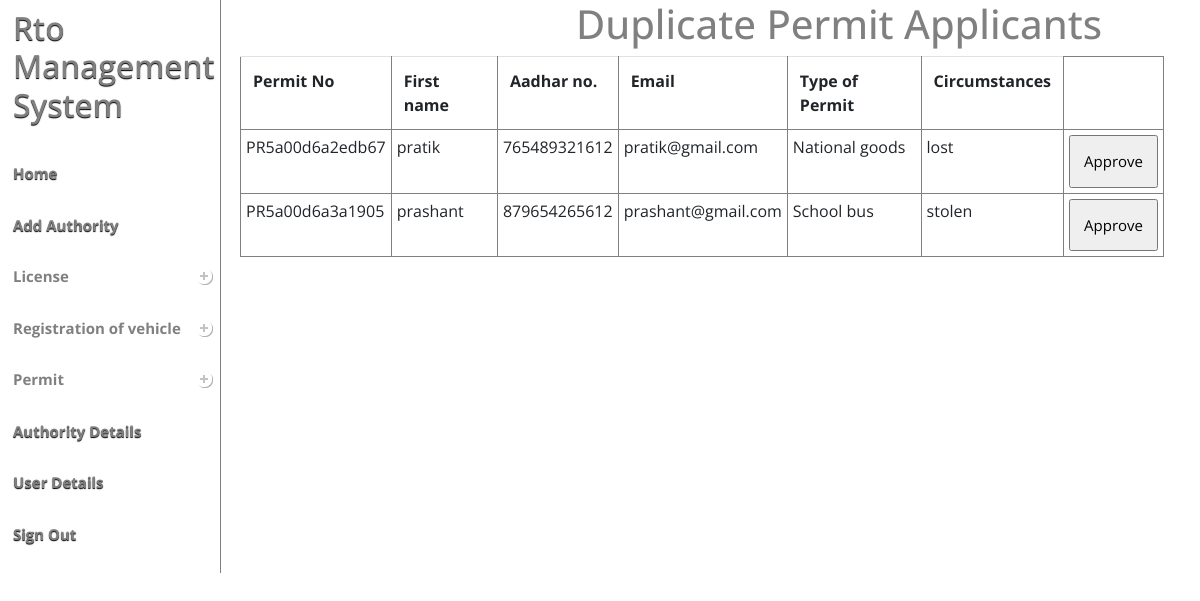
The page /rto_mng_system1/rto_mng_system1/admin/duplicate_permit.php on the database its author committed.
### tables this page shows
CREATE TABLE `permit_result` (
  `P_id` int(11) NOT NULL,
  `U_id` int(11) NOT NULL,
  `reg_no` text NOT NULL,
  `Engine_no` bigint(11) NOT NULL,
  `p_no` text NOT NULL,
  `A_id` int(11) NOT NULL
);

CREATE TABLE `user` (
  `U_id` int(11) NOT NULL,
  `Name` text NOT NULL,
  `email` varchar(20) NOT NULL,
  `Address` text NOT NULL,
  `Aadharno` bigint(11) NOT NULL,
  `Gender` tinyint(1) NOT NULL,
  `Contact` bigint(10) NOT NULL
);

### rto_mng_system1/rto_mng_system1/admin/duplicate_permit.php (the view, shortened to what this page needs)
<!DOCTYPE html PUBLIC "-//W3C//DTD XHTML 1.0 Transitional//EN" >
<?php
   include('index.php');
?>
<html>
<head>
<link rel="stylesheet" type="text/css" href="menu.css" />
</head>
<body >
<div style="margin-left:48%;margin-top:%;font-family: 'Open Sans', sans-serif;color:gray"><h1>Duplicate Permit Applicants</h1></div>
<div >
<table class="table" style="border:1px solid gray;overflow-y:scroll;!important">
  <tr >
    <th>Permit No</th>
    <th>First name</th>
	<th>Aadhar no.</th>
    <th>Email</th>
    <th>Type of Permit</th>
    <th>Circumstances</th>
  </tr>
  <?php
	   $sql2 = "SELECT * FROM `duplicate permit` WHERE `approval_status`= 0";
	   $result2 = mysql_query($sql2);
      while($row2 = mysql_fetch_array($result2))
	  {
	  $p_id = $row2['P_id'];
	   $sql6 = "SELECT * FROM `permit` WHERE `P_id` = $p_id";
	   $result6 = mysql_query($sql6);
	  $row6 = mysql_fetch_array($result6);
	   $sql7 = "SELECT * FROM `permit_result` WHERE `P_id` = $p_id";
	   $result7 = mysql_query($sql7);
	  $row7 = mysql_fetch_array($result7);
	  $u_id = $row6['U_id'];
	  $sql5 = "SELECT * FROM `user` WHERE `U_id` = $u_id";
	   $result5 = mysql_query($sql5);
	  $row5 = mysql_fetch_array($result5);
  ?>
  <form method="POST" action="duplicate_permit_approval.php">
  <tr>
    <td><?php echo $row7['p_no'];?></td>
    <td><?php echo $row5['Name'];?></td>
	 <td><?php echo $row5['Aadharno'];?></td>
    <td><?php echo $row5['email'];?></td>
	 <td><?php
	if($row6['type_of_permit'] == "0")
		{echo "Cab";}
	else if($row6['type_of_permit'] == 1)
	   {echo "Taxi";}
   else if($row6['type_of_permit'] == 2)
	   {echo "Private passenger service";}
   else if($row6['type_of_permit'] == '3')
	   {echo "School bus";}
   else if($row6['type_of_permit'] == 	4)
	   {echo "Goods vehicle";}
   else if($row6['type_of_permit'] == 	5)
	   {echo "National goods";}
	else
	   {echo "Other type";}
	?></td>
    <td><?php echo $row2['Circumstances'];?></td>
    <td><input type="submit" name="submit" value = "Approve" style="padding:13px;width:100%;font-size:15px;"></td>
   </form>
  <?php
	  }
  ?>
</table>
</div>
</body>
</html>

### rto_mng_system1/rto_mng_system1/admin/index.php (style rules this page uses)
body { overflow-x:scroll; }

### rto_mng_system1/rto_mng_system1/admin/duplicate_permit.php (style rules this page uses)
.table { position:fixed; z-index:999; padding:0px; margin-left:20%; margin-top:0%; font-family: 'Open Sans', sans-serif; width:77%; height:auto; overflow-y:scroll; }
.table td,th,tr { border:1px solid gray; padding:5px; }

### rows shown on the page
duplicate permit: permit_result.p_no "PR5a00d6a2edb67", user.Name "pratik", user.Aadharno "765489321612", user.email "pratik@gmail.com", shows "National goods", Circumstances "lost"
duplicate permit: permit_result.p_no "PR5a00d6a3a1905", user.Name "prashant", user.Aadharno "879654265612", user.email "prashant@gmail.com", shows "School bus", Circumstances "stolen"
